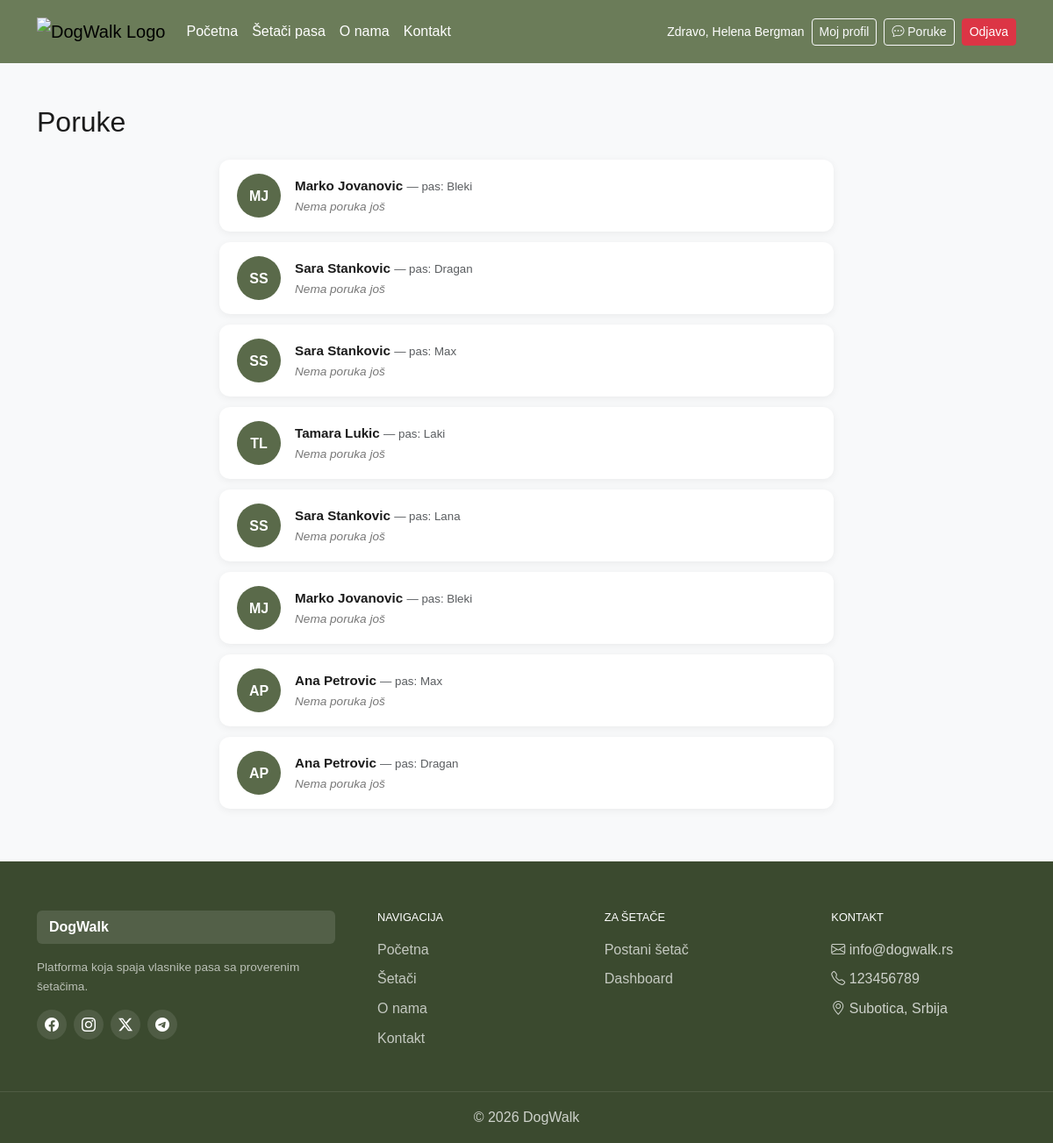
The page /messages.php (signed in) on the database its author committed.
### tables this page shows
CREATE TABLE `walk_requests` (
  `id` int(10) UNSIGNED NOT NULL,
  `owner_id` int(10) UNSIGNED DEFAULT NULL,
  `walker_id` int(10) UNSIGNED DEFAULT NULL,
  `dog_name` varchar(100) NOT NULL,
  `dog_breed` varchar(100) NOT NULL,
  `dog_gender` enum('male','female') NOT NULL,
  `dog_age` tinyint(3) UNSIGNED NOT NULL,
  `description` text DEFAULT NULL,
  `scheduled_at` datetime DEFAULT NULL,
  `status` enum('pending','accepted','completed','cancelled') NOT NULL DEFAULT 'pending',
  `rating_code` varchar(64) DEFAULT NULL,
  `rating_code_used` tinyint(1) NOT NULL DEFAULT 0,
  `created_at` datetime NOT NULL DEFAULT current_timestamp(),
  `updated_at` datetime NOT NULL DEFAULT current_timestamp() ON UPDATE current_timestamp()
);

CREATE TABLE `users` (
  `id` int(10) UNSIGNED NOT NULL,
  `first_name` varchar(100) NOT NULL,
  `last_name` varchar(100) NOT NULL,
  `email` varchar(255) NOT NULL,
  `password_hash` varchar(255) NOT NULL,
  `phone` varchar(30) DEFAULT NULL,
  `address` varchar(255) DEFAULT NULL,
  `role` enum('owner','walker','admin') NOT NULL DEFAULT 'owner',
  `is_active` tinyint(1) NOT NULL DEFAULT 0,
  `is_approved` tinyint(1) NOT NULL DEFAULT 0,
  `is_banned` tinyint(1) NOT NULL DEFAULT 0,
  `activation_token` varchar(255) DEFAULT NULL,
  `reset_token` varchar(255) DEFAULT NULL,
  `reset_token_expires` datetime DEFAULT NULL,
  `created_at` datetime NOT NULL DEFAULT current_timestamp(),
  `updated_at` datetime NOT NULL DEFAULT current_timestamp() ON UPDATE current_timestamp()
);

### messages.php (the view, shortened to what this page needs)
<?php
$pdo    = getDB();
$userId = $_SESSION['user_id'];
$role   = $_SESSION['user_role'];
if ($role === 'owner') {
    $stmt = $pdo->prepare("
        SELECT
            wr.id AS request_id,
            wr.dog_name,
            wr.status,
            u.id AS other_id,
            u.first_name,
            u.last_name,
            (SELECT body FROM messages WHERE request_id = wr.id ORDER BY created_at DESC LIMIT 1) AS last_message,
            (SELECT created_at FROM messages WHERE request_id = wr.id ORDER BY created_at DESC LIMIT 1) AS last_time,
            (SELECT COUNT(*) FROM messages WHERE request_id = wr.id AND receiver_id = ? AND is_read = 0) AS unread_count
        FROM walk_requests wr
        JOIN users u ON u.id = wr.walker_id
        WHERE wr.owner_id = ? AND wr.walker_id IS NOT NULL
        ORDER BY last_time IS NULL, last_time DESC, wr.created_at DESC
    ");
    $stmt->execute([$userId, $userId]);
}
$conversations = $stmt->fetchAll();
?>
<!DOCTYPE html>
<html lang="sr">
<head>
    <link href="https://cdn.jsdelivr.net/npm/bootstrap@5.3.0/dist/css/bootstrap.min.css" rel="stylesheet">
    <link href="https://cdn.jsdelivr.net/npm/bootstrap-icons@1.11.0/font/bootstrap-icons.css" rel="stylesheet">
    <link rel="stylesheet" href="style.css">
</head>
<body class="bg-light">
<?php include 'navbar.php'; ?>
<div class="container py-5">
    <h2 class="mb-4">Poruke</h2>
    <div class="conv-list">
        <?php if (empty($conversations)): ?>
            <div class="text-center text-muted py-5">
                <i class="bi bi-chat-dots fs-1 d-block mb-2"></i>
                Nemate još nijedan razgovor.
            </div>
        <?php else: ?>
            <?php foreach ($conversations as $c): ?>
                <a href="chat.php?request_id=<?= $c['request_id'] ?>" class="conv-item">
                    <div class="conv-avatar">
                        <?= strtoupper(substr($c['first_name'], 0, 1) . substr($c['last_name'], 0, 1)) ?>
                    </div>
                    <div class="flex-grow-1">
                        <div class="conv-name">
                            <?= htmlspecialchars($c['first_name'] . ' ' . $c['last_name']) ?>
                            <span class="text-muted fw-normal small">— pas: <?= htmlspecialchars($c['dog_name']) ?></span>
                        </div>
                        <div class="conv-preview">
                            <?= $c['last_message'] ? htmlspecialchars($c['last_message']) : '<i>Nema poruka još</i>' ?>
                        </div>
                    </div>
                </a>
            <?php endforeach; ?>
        <?php endif; ?>
    </div>
</div>
<?php include 'footer.php'; ?>
</body>
</html>

### Projekat_WalkDog/style.css (style rules this page uses)
:root { --color-primary: #2d6a4f; --color-primary-light: #52b788; --color-primary-dark: #1b4332; --color-accent: #f4a261; --color-bg: #f8f9f4; --color-card-bg: #ffffff; --color-text: #1b1b1b; --color-text-muted: #6c757d; --color-border: #e8ede5; --color-star-filled: #f4a261; --color-star-empty: #d0d0d0; --color-olive: #6b7c59; --color-olive-dark: #5a6a4a; --color-olive-light: #a8b59a; --font-display: 'Playfair Display', Georgia, serif; --font-body: 'DM Sans', sans-serif; --radius-card: 16px; --shadow-card: 0 2px 16px rgba(45, 106, 79, 0.08); --shadow-card-hover: 0 8px 32px rgba(45, 106, 79, 0.16); --transition-smooth: all 0.3s cubic-bezier(0.25, 0.8, 0.25, 1); }
*, *::before, *::after { box-sizing: border-box; }
html { scroll-behavior: smooth; }
body { margin: 0; font-family: var(--font-body); background-color: var(--color-bg); color: var(--color-text); line-height: 1.6; }
a { text-decoration: none; }

### messages.php (style rules this page uses)
.conv-list { max-width: 700px; margin: 0 auto; }
.conv-item { display: flex; align-items: center; gap: 1rem; padding: 1rem 1.25rem; background: #fff; border-radius: 12px; margin-bottom: .75rem; text-decoration: none; color: inherit; box-shadow: 0 2px 10px rgba(0,0,0,0.06); transition: transform .15s, box-shadow .15s; }
.conv-avatar { width: 50px; height: 50px; border-radius: 50%; background: #5a6a4a; color: #fff; display: flex; align-items: center; justify-content: center; font-weight: 700; flex-shrink: 0; }
.conv-name { font-weight: 700; font-size: .95rem; }
.conv-preview { font-size: .85rem; color: #777; white-space: nowrap; overflow: hidden; text-overflow: ellipsis; max-width: 350px; }

### rows shown on the page
walk_requests: walker.last_name "MJ", walker.last_name "Marko Jovanovic", dog_name "Bleki"
walk_requests: walker.last_name "SS", walker.last_name "Sara Stankovic", dog_name "Dragan"
walk_requests: walker.last_name "SS", walker.last_name "Sara Stankovic", dog_name "Max"
walk_requests: walker.last_name "TL", walker.last_name "Tamara Lukic", dog_name "Laki"
walk_requests: walker.last_name "SS", walker.last_name "Sara Stankovic", dog_name "Lana"
walk_requests: walker.last_name "MJ", walker.last_name "Marko Jovanovic", dog_name "Bleki"
walk_requests: walker.last_name "AP", walker.last_name "Ana Petrovic", dog_name "Max"
walk_requests: walker.last_name "AP", walker.last_name "Ana Petrovic", dog_name "Dragan"

### other values the page prints
$_SESSION['user_name'] "Helena Bergman"
